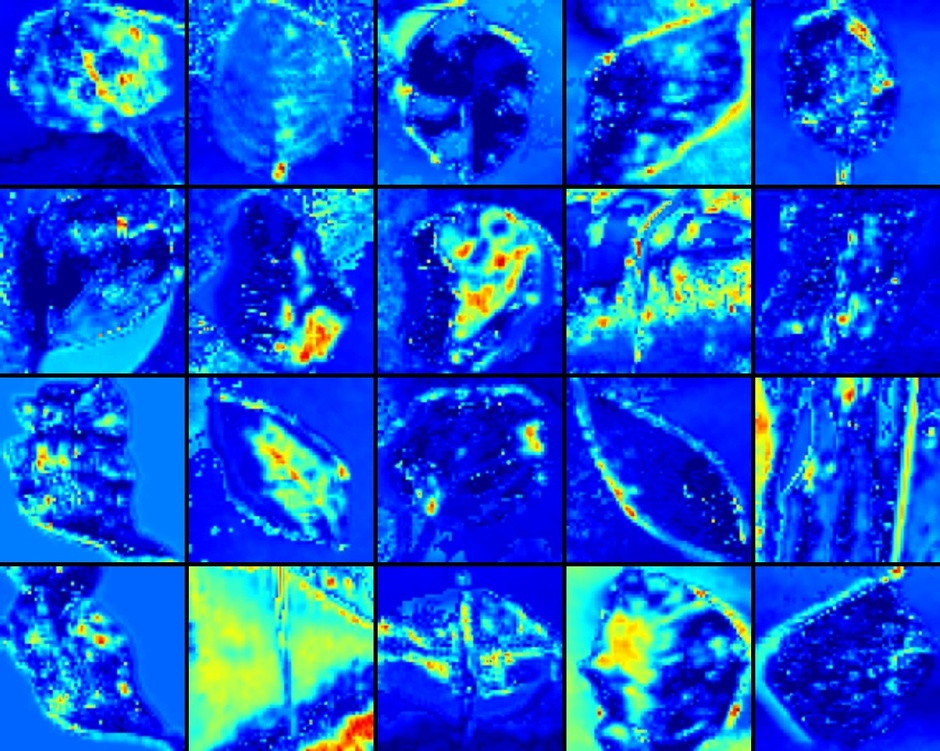
#> input picture keras/CAM_art_normal.jpg, 940 x 751 px, shrunk from 1140 x 911 before the run, given as the content of the folder CAM_art_normal.jpg, which was not available
$ python combine_images.py CAM_art_normal.jpg out.png
#> lines starting #> are read from the running program, lines starting #| are printed output that depends on the picture
# Combine multiple images into one.
#
# To install the Pillow module on Mac OS X:
#
# $ xcode-select --install
# $ brew install libtiff libjpeg webp little-cms2
# $ pip install Pillow
#

from __future__ import print_function
import os
from glob import glob
from sys import argv

from PIL import Image

files = glob(argv[1] + "/*")

n = 6
s = 256
result = Image.new("RGB", (n*s, (len(files)//n+1)*s))
#> result: PIL image 1536x256 RGB; every value is 0

for index, file in enumerate(files):
    path = os.path.expanduser(file)
    img = Image.open(path)
#> img is the input picture: PIL image 940x751 RGB; mean R, G, B 19.1, 83.8, 214.5
    x = index % n * 256
    y = index // n * 256
    w, h = img.size
#> w = 940; h = 751
    print('pos {0},{1} size {2},{3}'.format(x, y, w, h))
#| pos 0,0 size 940,751
    result.paste(img, (x, y, x + w, y + h))
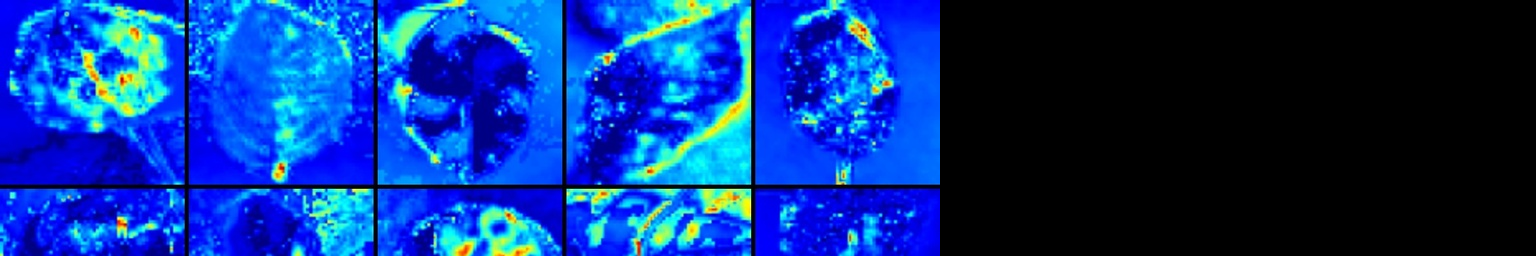
#> result: PIL image 1536x256 RGB; mean R, G, B 8.3, 49.6, 134.9

result.save(argv[2])

$ run again, on keras/CAM_art_rand.jpg
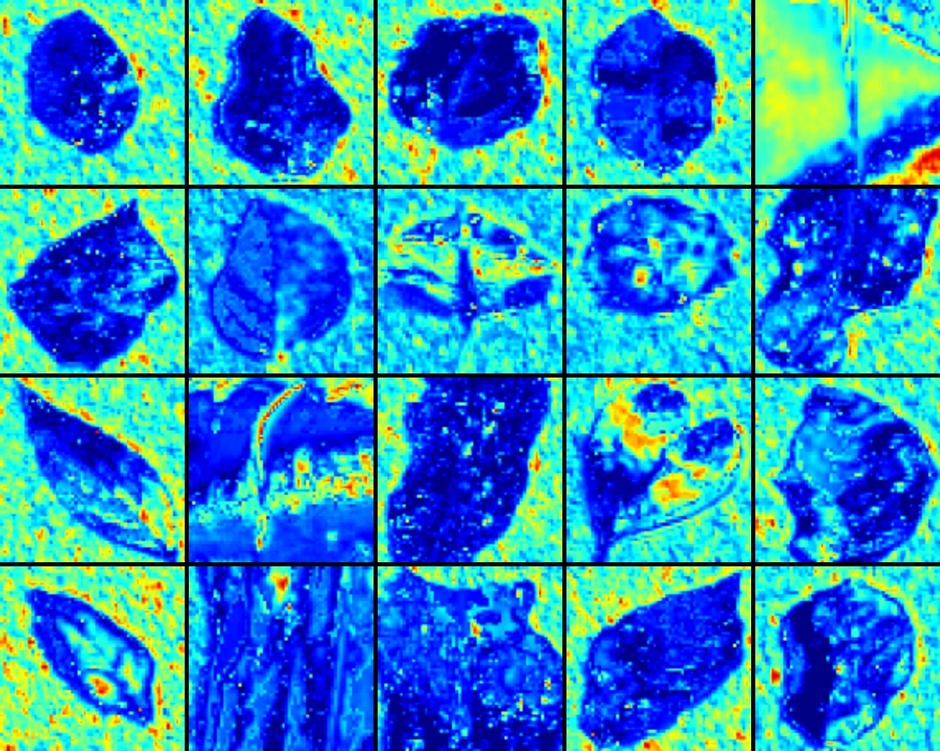
#> input picture keras/CAM_art_rand.jpg, 940 x 751 px, shrunk from 1140 x 911 before the run, given as the content of the folder CAM_art_rand.jpg, which was not available
#> img is the input picture: PIL image 940x751 RGB; mean R, G, B 43.3, 141, 194.4
#| pos 0,0 size 940,751
#> `result.paste(img, (x, y, x + w, y + h))`:
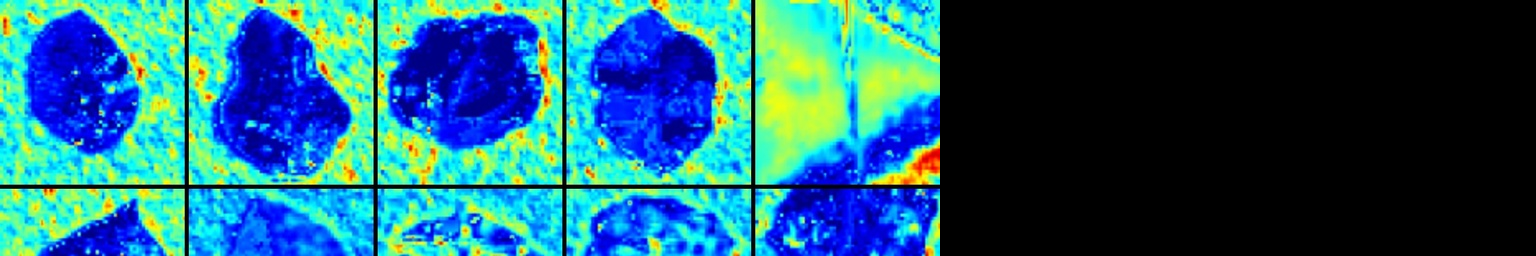
#> result: PIL image 1536x256 RGB; mean R, G, B 31.3, 94.2, 113.8

$ run again, on keras/CAM_normal_art.jpg
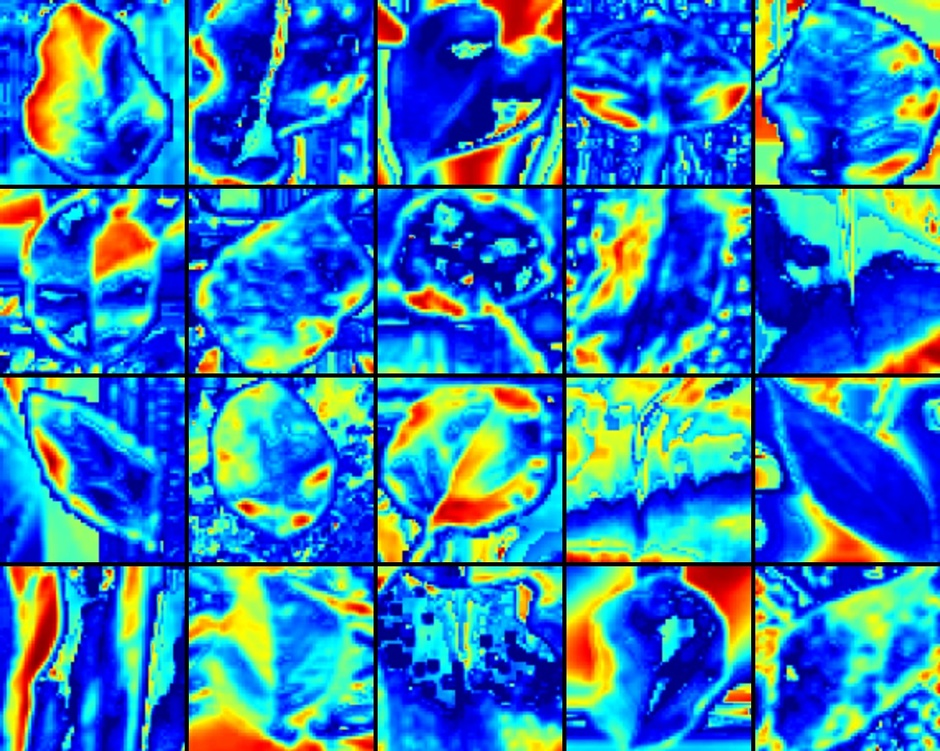
#> input picture keras/CAM_normal_art.jpg, 940 x 751 px, shrunk from 1140 x 911 before the run, given as the content of the folder CAM_normal_art.jpg, which was not available
#> img is the input picture: PIL image 940x751 RGB; mean R, G, B 51.7, 123.1, 184.4
#| pos 0,0 size 940,751
#> `result.paste(img, (x, y, x + w, y + h))`:
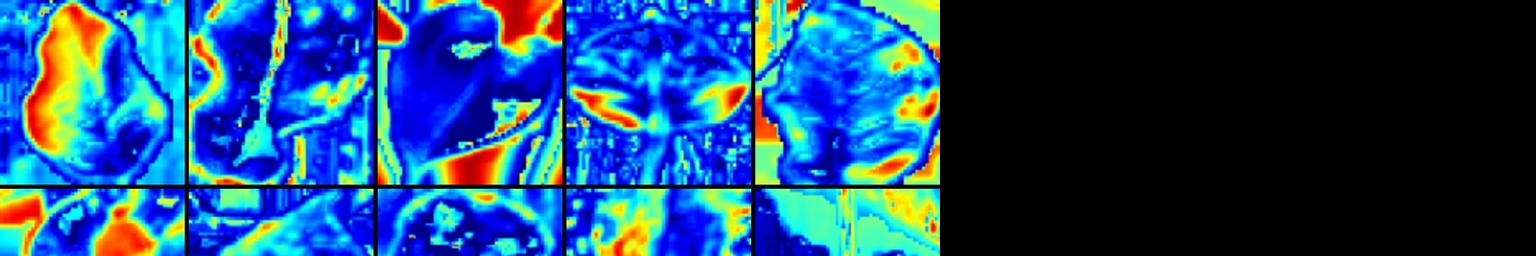
#> result: PIL image 1536x256 RGB; mean R, G, B 30.3, 70.7, 113.3
